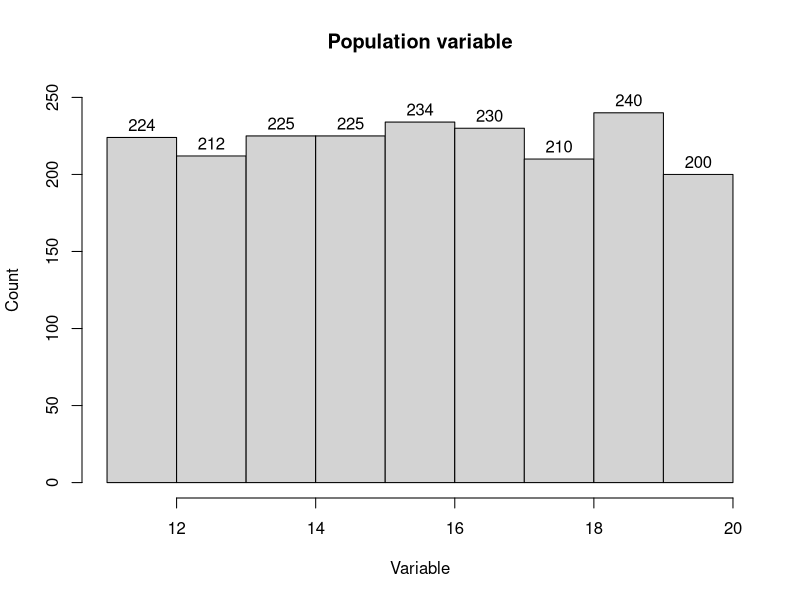
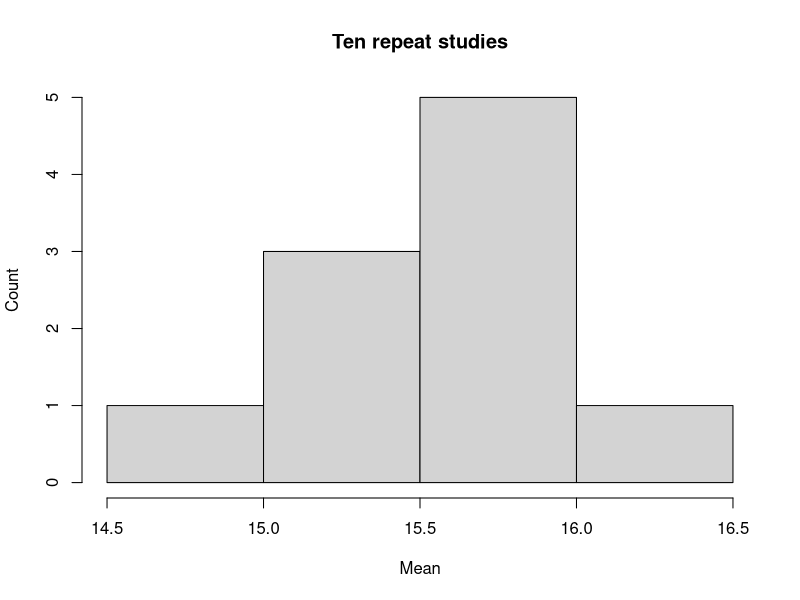
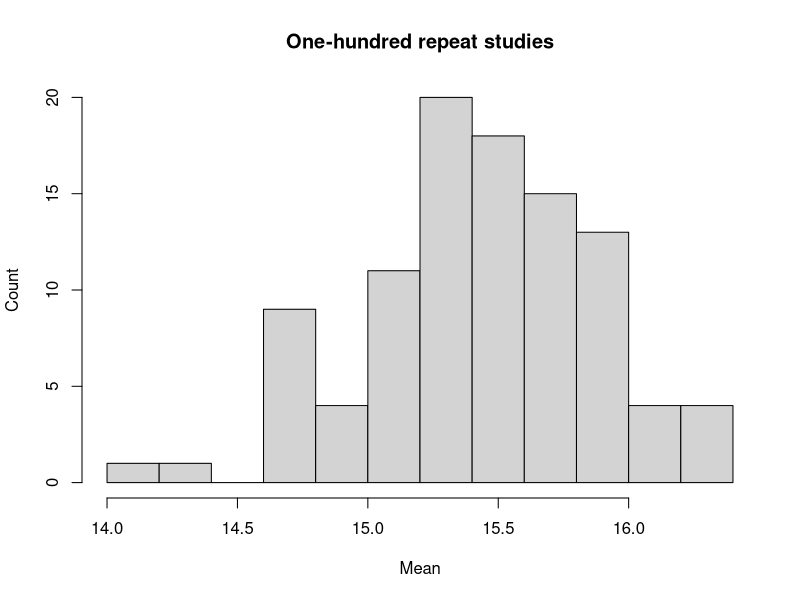
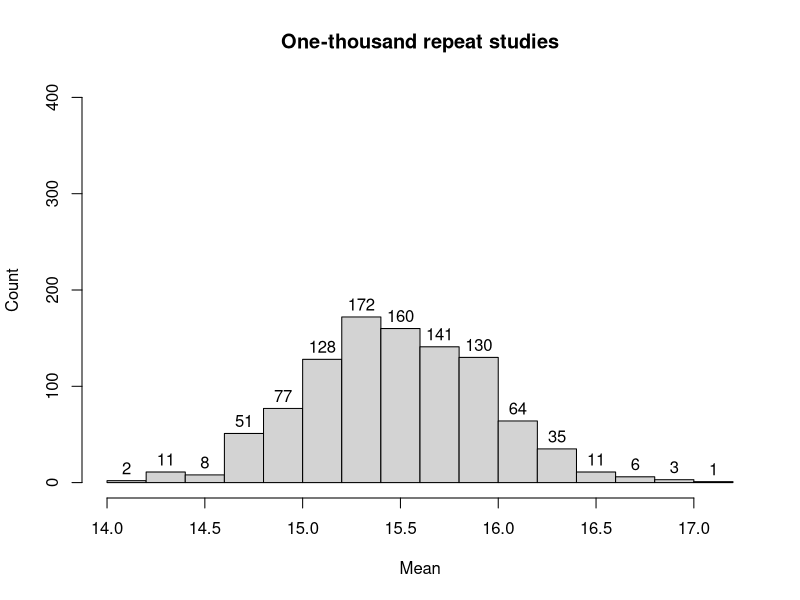
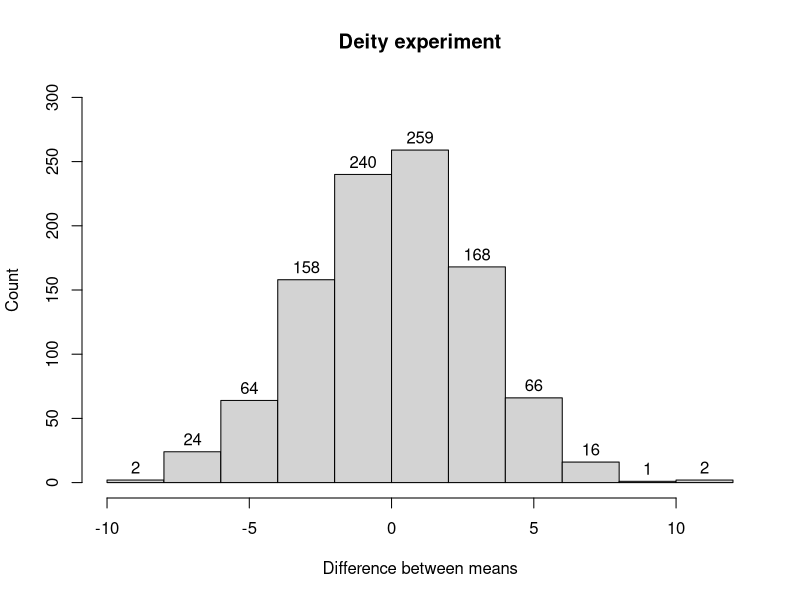
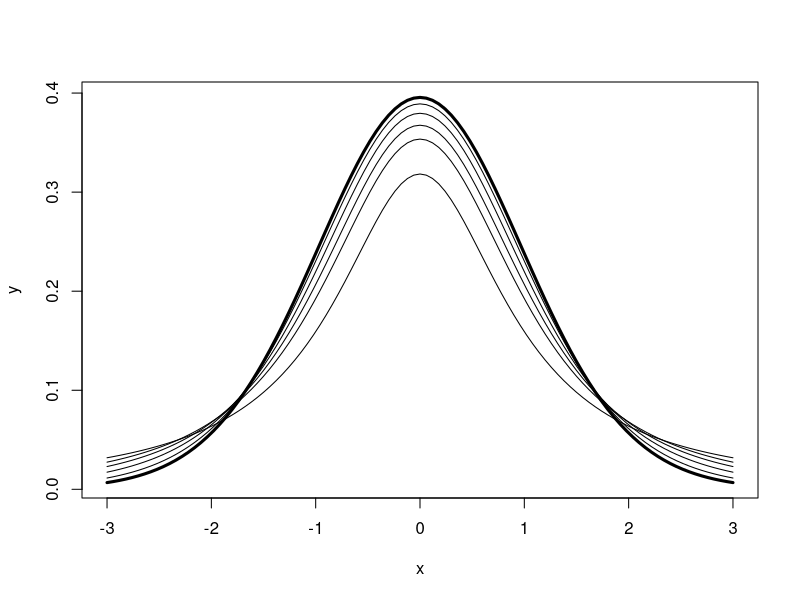

The R script that drew these images, in order:
## ---- chunk 1
knitr::opts_chunk$set(echo = TRUE)
setwd(getwd())
## ---- chunk 2
set.seed(123)  # Seed the pseudo-random number generator for reproducible results
population <- runif(2000,
                    min = 11,
                    max = 20)  # Choose 2000 random integers each with equal likelihood
# Create a histogram with counts shown above each bin
hist(population,
     breaks = 10,
     main = "Population variable",
     xlab = "Variable",
     ylab = "Count",
     labels = TRUE,
     xlim = c(11, 20),
     ylim = c(0, 250))
## ---- chunk 3
set.seed(123)
mean(sample(population,
            size = 30,
            replace = TRUE)) # Calculate the mean of 30 random subjects
## ---- chunk 4
set.seed(321)
mean(sample(population,
            size = 30,
            replace = TRUE))
## ---- chunk 5
sample_10 <- c()  # Creating an empty vector
set.seed(123)
for (i in 1:10){  # Looping though the experiment 10 times
  sample_10 <- append(sample_10, mean(sample(population, size = 30, replace = TRUE)))}
hist(sample_10,
     main = "Ten repeat studies",
     xlab = "Mean",
     ylab = "Count")
## ---- chunk 6
sample_100 <- c()
set.seed(123)
for (i in 1:100){
  sample_100 <- append(sample_100, mean(sample(population, size = 30, replace = TRUE)))}
hist(sample_100,
     main = "One-hundred repeat studies",
     xlab = "Mean",
     ylab = "Count")
## ---- chunk 7
sample_1000 <- c()
set.seed(123)
for (i in 1:1000){
  sample_1000 <- append(sample_1000, mean(sample(population, size = 30, replace = TRUE)))}
hist(sample_1000,
     main = "One-thousand repeat studies",
     xlab = "Mean",
     ylab = "Count",
     ylim = c(0, 400),
     labels = TRUE)
## ---- chunk 8
set.seed(123)
group_A_population <- sample(30:70,
                             size = 4000,
                             replace = TRUE)
group_B_population <- sample(30:70,
                             size = 4000,
                             replace = TRUE)
## ---- chunk 9
sample_10000 <- c()
for (i in 1:1000){
  sample_10000 <- append(sample_10000,
                         mean(sample(group_A_population, size = 30, replace = TRUE)) -
                           mean(sample(group_B_population, size = 30, replace = TRUE)))
}
hist(sample_10000,
     main = "Deity experiment",
     xlab = "Difference between means",
     ylab = "Count",
     ylim = c(0, 300),
     labels = TRUE)
## ---- chunk 10
curve(dt(x, df = 30), from = -3, to = 3, lwd = 3, ylab = "y")
ind <- c(1, 2, 3, 5, 10)
for (i in ind) curve(dt(x, df = i), -3, 3, add = TRUE)
